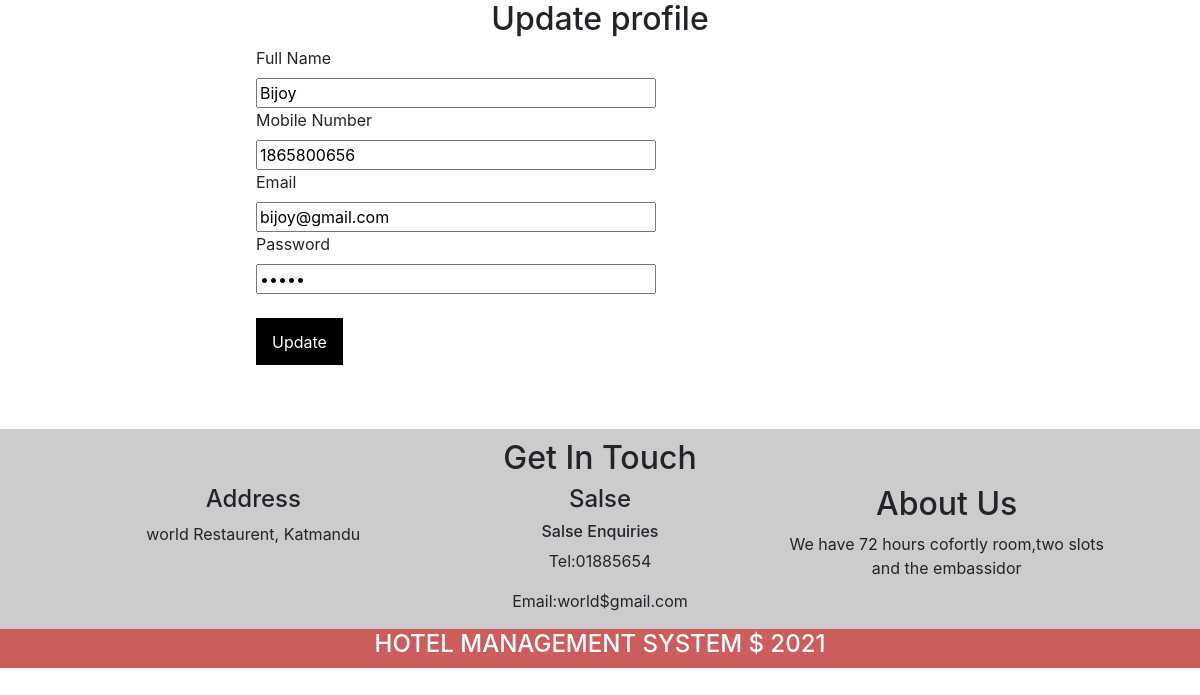
Page /admin/user-edit.php?id=1 (signed in) on the earlier database version.
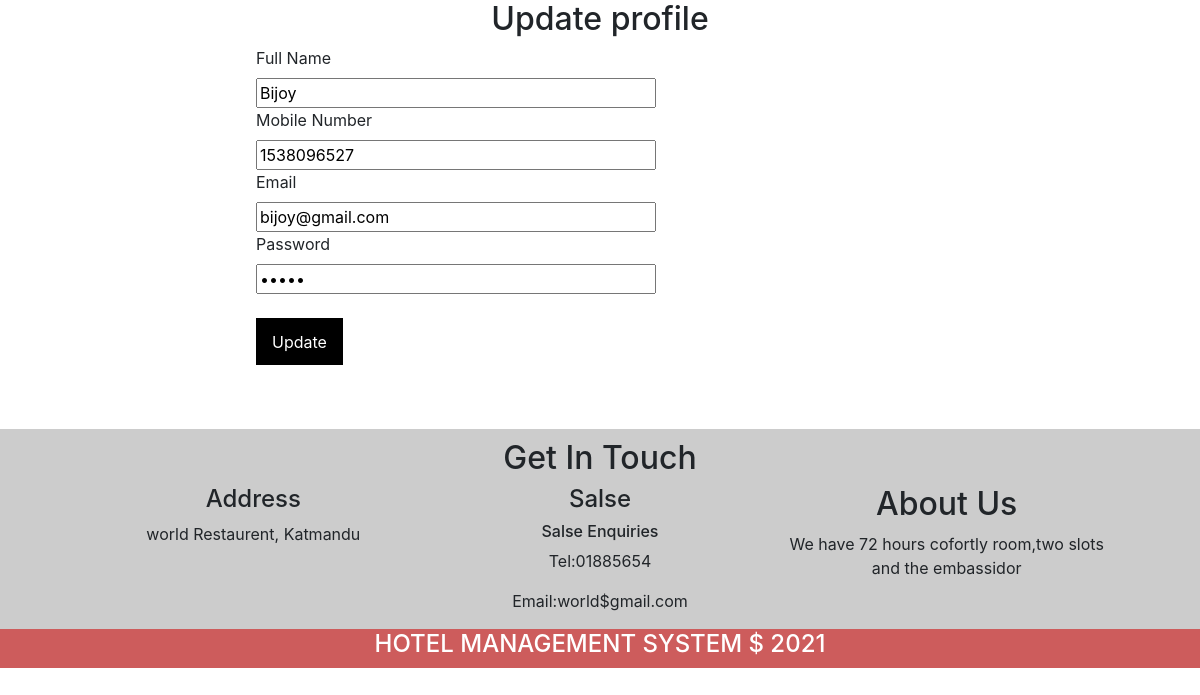
Same page on the later database version.
### tables this page shows
CREATE TABLE `users` (
  `id` int(11) NOT NULL,
  `name` varchar(100) NOT NULL,
  `number` int(11) NOT NULL,
  `email` varchar(50) NOT NULL,
  `password` varchar(50) NOT NULL,
  `roles_id` int(11) DEFAULT NULL
);

### admin/user-edit.php (the view, shortened to what this page needs)
<?php
require_once '../config/db.php';
$user="";
if(isset($_SESSION["id"]) && $_SESSION["id"]) {
   $user_id = $_GET["id"];
   $query = "select * from users where id ='$user_id'";
   $result=$con->query($query);
   $user=$result->fetch_assoc();
}else{
    header("location:../auth/login.php");
}
require_once '../partial/header.php';
?>
<div>
       <h2>Update profile</h2>
          <form action="user-update.php" method="post">
          <div class="regform">
           <label for="name">Full Name</label>
           <input type="text" name="name" value=<?php echo $user["name"]; ?> required>
           <label for="nnumber">Mobile Number</label>
           <input type="number" name="number" value=<?php echo $user["number"]; ?>>
           <label for="email">Email</label>
           <input type="email" name="email" value=<?php echo $user["email"]; ?>>
           <label for="name">Password</label>
           <input type="password" name="password" value=<?php echo $user["password"]; ?>>
           <br>
           <button>Update</button>
       </div>
          </form>
   </div>
   <div class="touch">
       <h2>Get In Touch</h2>
       <div class="break">
           <div class="adress">
               <h4>Address</h4>
               <p>world Restaurent, Katmandu</p>
           </div>
           <div class="salse">
               <h4>Salse</h4>
               <h6>Salse Enquiries</h6>
               <p>Tel:01885654</p>
              <p> Email:world$gmail.com</p>
           </div>
           <div class="about">
               <h2>About Us</h2>
               <p>We have 72 hours cofortly room,two slots and the embassidor</p>
           </div>
       </div>
       <div class="footer">
           <h4>HOTEL MANAGEMENT SYSTEM $ 2021</h4>
       </div>
   </div>
</body>
</html>

Differences in the rows shown:
changed users "Bijoy": number "1865800656" → "1538096527"
